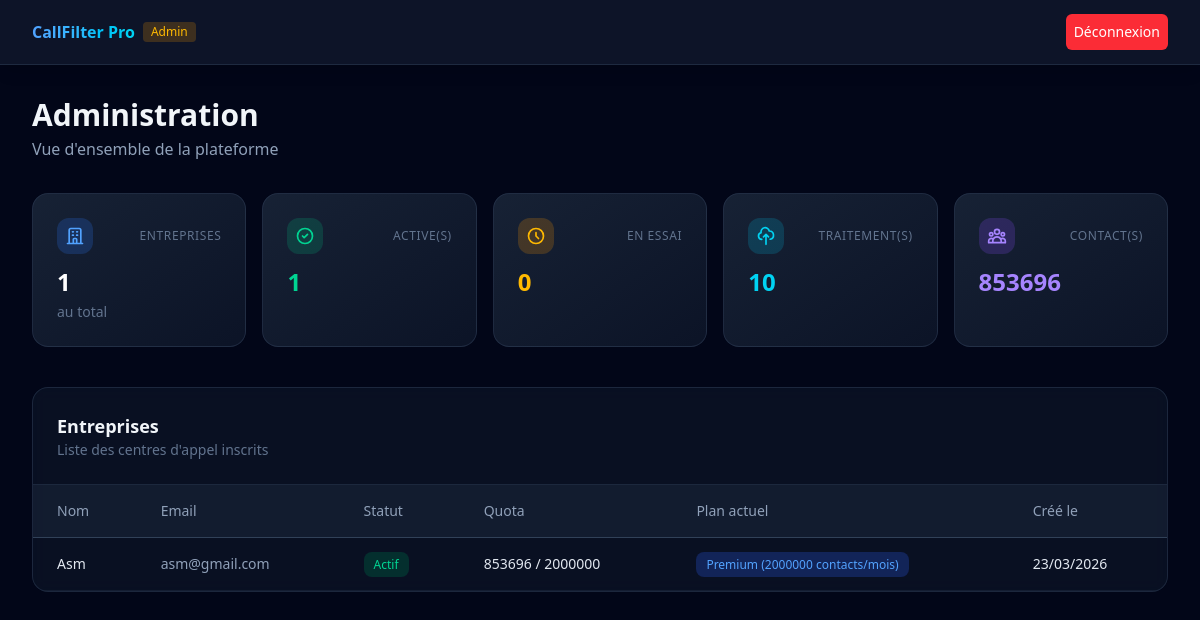
Page /dashboard/admin/ (signed in) on the earlier database version.
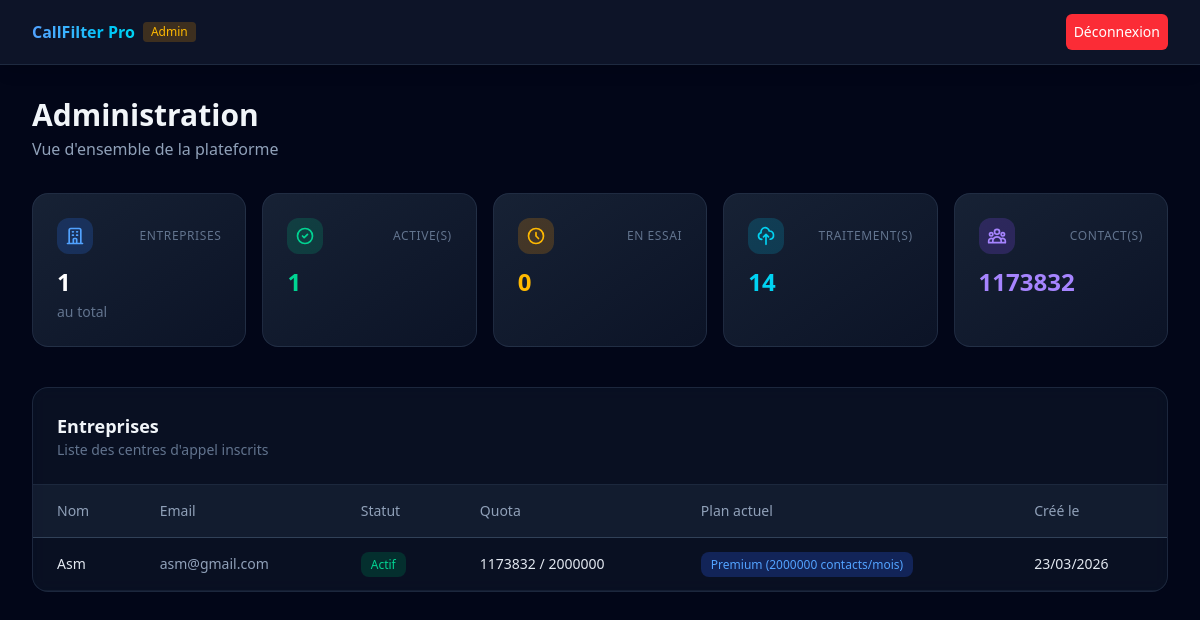
Same page on the later database version.
### apps/companies/models.py (models this page shows, shortened)
class Company(models.Model):
    SUBSCRIPTION_CHOICES = [
        ('trial', 'Essai'),
        ('active', 'Actif'),
        ('expired', 'Expiré'),
        ('suspended', 'Suspendu'),
    ]
    name = models.CharField('Nom', max_length=255)
    user = models.OneToOneField(
        settings.AUTH_USER_MODEL,
        on_delete=models.CASCADE,
        related_name='company'
    )
    subscription_status = models.CharField(
        'Statut abonnement',
        max_length=20,
        choices=SUBSCRIPTION_CHOICES,
        default='trial'
    )
    current_plan = models.ForeignKey(
        'billing.Plan',
        on_delete=models.SET_NULL,
        null=True,
        blank=True,
        related_name='companies'
    )
    monthly_quota = models.IntegerField('Quota mensuel', default=500)
    contacts_used_this_month = models.IntegerField('Contacts utilisés ce mois', default=0)
    quota_reset_at = models.DateField('Prochain renouvellement', null=True, blank=True)
    created_at = models.DateTimeField(auto_now_add=True)
    logo = models.ImageField('Logo', upload_to='company_logos/', null=True, blank=True)
    class Meta:
        verbose_name = 'Entreprise'
        verbose_name_plural = 'Entreprises'

### apps/accounts/models.py (models this page shows, shortened)
class User(AbstractUser):
    username = None
    email = models.EmailField('email', unique=True)
    is_company = models.BooleanField('Entreprise', default=False)
    is_admin = models.BooleanField('Admin plateforme', default=False)
    USERNAME_FIELD = 'email'
    REQUIRED_FIELDS = []
    objects = UserManager()
    class Meta:
        verbose_name = 'Utilisateur'
        verbose_name_plural = 'Utilisateurs'

### apps/billing/models.py (models this page shows)
class Plan(models.Model):
    name = models.CharField('Nom', max_length=100)
    price = models.DecimalField('Prix mensuel (MAD)', max_digits=10, decimal_places=2, default=0)
    monthly_quota = models.IntegerField('Quota mensuel (contacts)', default=500)
    features = models.JSONField('Fonctionnalités', default=list, blank=True)
    stripe_price_id = models.CharField('Stripe Price ID', max_length=255, blank=True)
    is_active = models.BooleanField('Actif', default=True)
    class Meta:
        verbose_name = 'Plan'
        verbose_name_plural = 'Plans'
    def __str__(self):
        return f'{self.name} ({self.monthly_quota} contacts/mois)'

### apps/dashboard/views.py (the view)
# urls.py: path('admin/', views.admin_dashboard, name='admin_dashboard'),
@login_required
@admin_required
def admin_dashboard(request):
    companies = Company.objects.select_related('user', 'current_plan').order_by('-created_at')
    total_uploads = UploadedFile.objects.count()
    total_contacts = sum(c.contacts_used_this_month for c in Company.objects.all())
    active_companies = companies.filter(subscription_status='active').count()
    trial_companies = companies.filter(subscription_status='trial').count()
    context = {
        'companies': companies,
        'total_uploads': total_uploads,
        'total_contacts': total_contacts,
        'companies_count': companies.count(),
        'active_companies': active_companies,
        'trial_companies': trial_companies,
    }
    return render(request, 'dashboard/admin_dashboard.html', context)

### templates/dashboard/admin_dashboard.html (shortened to what the changed rows need)
{% extends "base.html" %}
{% block content %}
<div class="max-w-7xl mx-auto px-4 sm:px-6 lg:px-8 py-8">
    <div class="mb-8">
        <h1 class="text-2xl md:text-3xl font-bold text-slate-100">Administration</h1>
    </div>
    <div class="grid grid-cols-1 sm:grid-cols-2 lg:grid-cols-5 gap-4 mb-10">
        <div class="rounded-2xl border border-slate-700/50 bg-gradient-to-br from-slate-800/80 to-slate-900/80 p-6 backdrop-blur-sm hover:border-cyan-500/30 transition-all">
            <div class="flex items-center justify-between mb-3">
                <span class="p-2 rounded-xl bg-cyan-500/20"></span>
                <span class="text-xs text-slate-500 uppercase tracking-wider">Traitement(s)</span>
            </div>
            <p class="text-2xl font-bold text-cyan-400">{{ total_uploads }}</p>
        </div>
        <div class="rounded-2xl border border-slate-700/50 bg-gradient-to-br from-slate-800/80 to-slate-900/80 p-6 backdrop-blur-sm hover:border-violet-500/30 transition-all">
            <div class="flex items-center justify-between mb-3">
                <span class="p-2 rounded-xl bg-violet-500/20"></span>
                <span class="text-xs text-slate-500 uppercase tracking-wider">Contact(s)</span>
            </div>
            <p class="text-2xl font-bold text-violet-400">{{ total_contacts }}</p>
        </div>
    </div>
    <div class="rounded-2xl border border-slate-700/50 bg-slate-800/30 backdrop-blur-sm overflow-hidden">
        <div class="p-6 border-b border-slate-700/50">
            <h2 class="text-lg font-semibold text-slate-100">Entreprises</h2>
        </div>
        <div class="overflow-x-auto">
            <table class="w-full text-sm">
                <thead>
                    <tr class="text-slate-400 border-b border-slate-700 bg-slate-800/50">
                        <th class="text-left py-4 px-6 font-medium">Nom</th>
                        <th class="text-left py-4 px-6 font-medium">Email</th>
                        <th class="text-left py-4 px-6 font-medium">Statut</th>
                        <th class="text-left py-4 px-6 font-medium">Quota</th>
                        <th class="text-left py-4 px-6 font-medium">Plan actuel</th>
                        <th class="text-left py-4 px-6 font-medium">Créé le</th>
                    </tr>
                </thead>
                <tbody>
                    {% for c in companies %}
                    <tr class="border-b border-slate-700/30 hover:bg-slate-700/20">
                        <td class="py-4 px-6 text-slate-200 font-medium">
                            <a href="{% url 'dashboard:company_detail' company_id=c.id %}" class="cursor-pointer hover:text-blue-300">
                                {{ c.name }}
                            </a>
                        </td>
                        <td class="py-4 px-6 text-slate-400">{{ c.user.email }}</td>
                        <td class="py-4 px-6">
                            <span class="px-2.5 py-1 rounded-lg text-xs font-medium {% if c.subscription_status == 'active' %}bg-emerald-900/50 text-emerald-400{% elif c.subscription_status == 'trial' %}bg-amber-900/50 text-amber-400{% elif c.subscription_status == 'expired' %}bg-red-900/50 text-red-400{% else %}bg-slate-700 text-slate-200{% endif %}">{{ c.get_subscription_status_display }}</span>
                        </td>
                        <td class="py-4 px-6 text-slate-200">{{ c.contacts_used_this_month }} / {{ c.monthly_quota }}</td>
                        <td class="py-4 px-6">
                            <span class="px-2.5 py-1 rounded-lg text-xs font-medium bg-blue-900/50 text-blue-400">
                                {{ c.current_plan }}
                            </span>
                        </td>
                        <td class="py-4 px-6 text-slate-200">{{ c.created_at|date:"d/m/Y" }}</td>
                    </tr>
                    {% empty %}
                    <tr><td colspan="5" class="py-16 text-center text-slate-500">Aucune entreprise</td></tr>
                    {% endfor %}
                </tbody>
            </table>
        </div>
    </div>
</div>
{% endblock %}

Differences in the rows shown:
changed Company "Asm": contacts_used_this_month "853696" → "1173832"
Other differences:
{{ total_uploads }}: "10" → "14"
{{ total_contacts }}: "853696" → "1173832"
